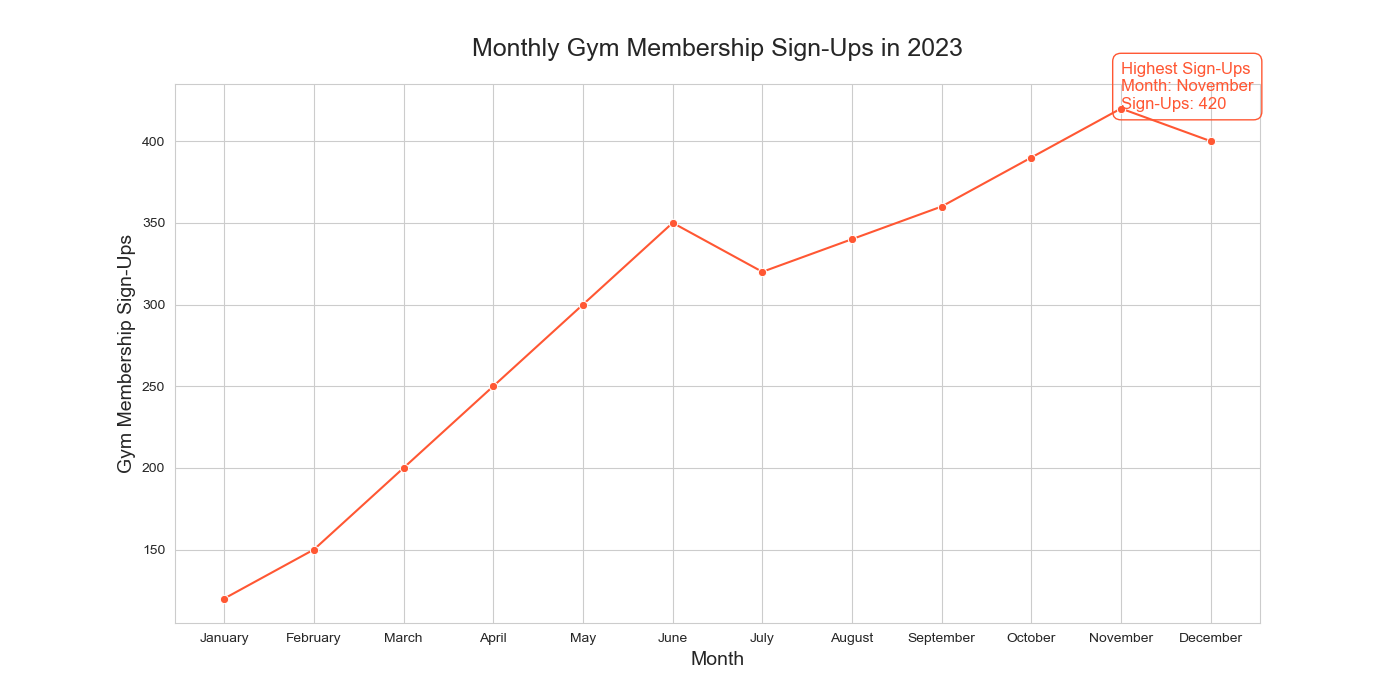

Write the Python code that produced this figure.

import pandas as pd
import seaborn as sns
import matplotlib.pyplot as plt

# Data
data = {
    'Month': ['January', 'February', 'March', 'April', 'May', 'June', 'July', 
              'August', 'September', 'October', 'November', 'December'],
    'Gym Membership Sign-Ups': [120, 150, 200, 250, 300, 350, 320, 
                                340, 360, 390, 420, 400]
}

# Create a DataFrame
df = pd.DataFrame(data)

# Convert 'Month' to categorical type with order
df['Month'] = pd.Categorical(df['Month'], categories=data['Month'], ordered=True)

# Line chart
plt.figure(figsize=(14, 7))
sns.lineplot(x='Month', y='Gym Membership Sign-Ups', data=df, color="#FF5733", marker='o')

# Add annotation for the highest data point
max_value = df['Gym Membership Sign-Ups'].max()
max_month = df[df['Gym Membership Sign-Ups'] == max_value]['Month'].values[0]
plt.text(x=max_month, y=max_value,
         s='Highest Sign-Ups\nMonth: {}\nSign-Ups: {}'.format(max_month, max_value),
         fontdict=dict(color='#FF5733', size=12),
         bbox=dict(facecolor='none', edgecolor='#FF5733', boxstyle='round,pad=0.5'))

# Set chart title and labels
plt.title('Monthly Gym Membership Sign-Ups in 2023', fontsize=18, pad=20)
plt.xlabel('Month', fontsize=14)
plt.ylabel('Gym Membership Sign-Ups', fontsize=14)

# Show the plot
plt.show()
